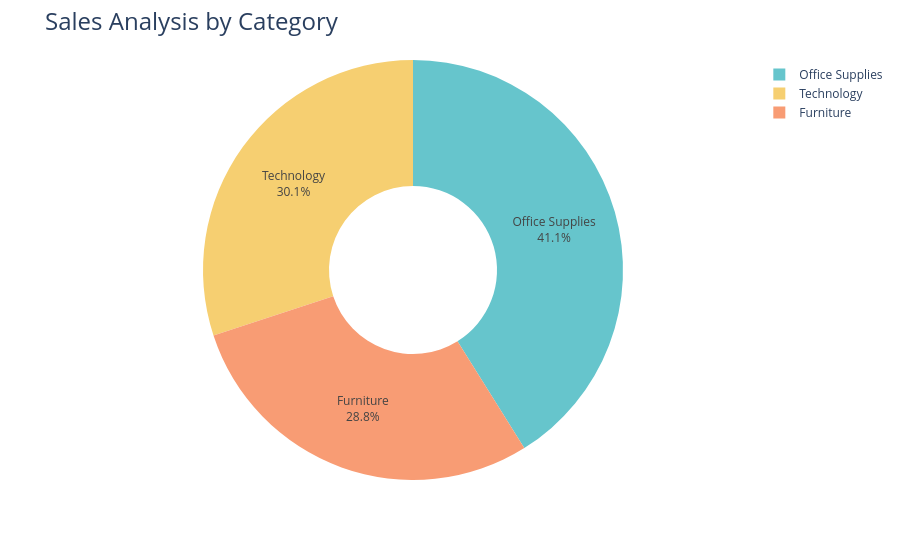

This figure's notebook cell:
### Markdown cell above
# Sales Analysis by Category

### Code cell
sales_by_category = data.groupby('Category')['Sales'].sum().reset_index()


fig = px.pie(sales_by_category, 
             values='Sales', 
             names='Category', 
             hole=0.4, 
             color_discrete_sequence=px.colors.qualitative.Pastel)

fig.update_traces(textposition='inside', textinfo='percent+label')
fig.update_layout(title_text='Sales Analysis by Category', title_font=dict(size=24))

fig.show()

### Figure 1 — Plotly figure (JSON) as saved in the notebook; plotly's stock layout.template omitted (floating-point values rounded to 4 significant figures)
{"data": [{"domain": {"x": [0, 1], "y": [0, 1]}, "hole": 0.4, "hovertemplate": "Category=%{label}<br>Sales=%{value}<extra></extra>", "labels": ["Furniture", "Office Supplies", "Technology"], "legendgroup": "", "name": "", "showlegend": true, "textinfo": "percent+label", "textposition": "inside", "type": "pie", "values": [451500.0, 643700.0, 470600.0]}], "layout": {"autosize": true, "legend": {"tracegroupgap": 0}, "margin": {"t": 60}, "piecolorway": ["rgb(102, 197, 204)", "rgb(246, 207, 113)", "rgb(248, 156, 116)", "rgb(220, 176, 242)", "rgb(135, 197, 95)", "rgb(158, 185, 243)", "rgb(254, 136, 177)", "rgb(201, 219, 116)", "rgb(139, 224, 164)", "rgb(180, 151, 231)", "rgb(179, 179, 179)"], "title": {"font": {"size": 24}, "text": "Sales Analysis by Category"}}}
